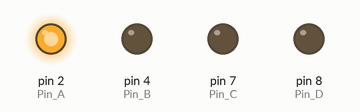
This sketch was run on a simulated Arduino Uno, built with avr-gcc and run on an emulated ATmega328P. On the bench: output pins drawn as LEDs (lit = HIGH).

Above: at 0.15 s.
At 0.45 s:
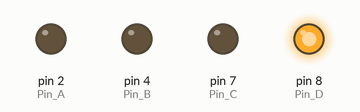
At 0.75 s:
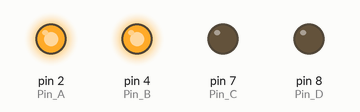
At 1.45 s:
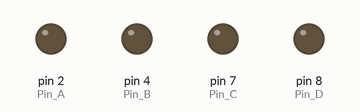
At 2.15 s:
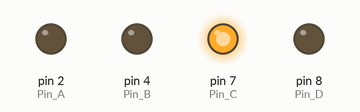
At 2.95 s:
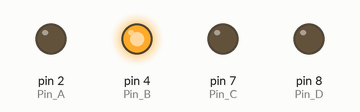
Timing chart, 0 to 3.2 s (numbered marks = the images above):
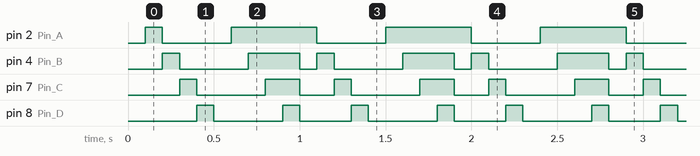

The sketch:

LedSecuencial.ino
```cpp
#define Pin_A 2
#define Pin_B 4
#define Pin_C 7
#define Pin_D 8

void setup() {
  // put your setup code here, to run once:
  pinMode(Pin_A, OUTPUT);
  pinMode(Pin_B, OUTPUT);
  pinMode(Pin_C, OUTPUT);
  pinMode(Pin_D, OUTPUT);
  secuencial(0,0,0,0);
}


void secuencial(int Estado_A, int Estado_B, int Estado_C, int Estado_D){
  digitalWrite(Pin_A, Estado_A);
  digitalWrite(Pin_B, Estado_B);
  digitalWrite(Pin_C, Estado_C);
  digitalWrite(Pin_D, Estado_D);
  delay(100);
}

void loop() {
  // put your main code here, to run repeatedly:
  secuencial(1,0,0,0);
  secuencial(0,1,0,0);
  secuencial(0,0,1,0);
  secuencial(0,0,0,1);

  secuencial(0,0,0,0);
  secuencial(1,0,0,0);
  secuencial(1,1,0,0);
  secuencial(1,1,1,0);
  secuencial(1,1,1,1);
}
```

Measured:
- by itself, pin 2 (Pin_A): repeats every 0.90 s: LOW 0.40 s, HIGH 0.50 s
- by itself, pin 4 (Pin_B): repeats every 0.90 s: LOW 0.40 s, HIGH 0.30 s, LOW 0.10 s, HIGH 0.10 s
- by itself, pin 7 (Pin_C): repeats every 0.90 s: LOW 0.40 s, HIGH 0.20 s, LOW 0.20 s, HIGH 0.10 s
- by itself, pin 8 (Pin_D): repeats every 0.90 s: LOW 0.40 s, HIGH 0.10 s, LOW 0.30 s, HIGH 0.10 s
